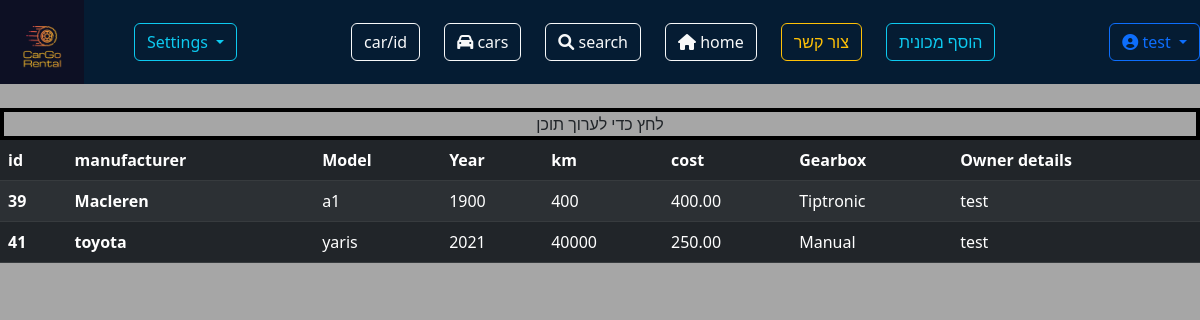
The app's page /cars_own (signed in) with its own data.
### my_app/models.py (models this page shows, shortened)
class Person(AbstractUser):
    person_id = models.CharField(max_length=255, unique=True, null=True, blank=True)
    phone_number = models.BigIntegerField(null=True, blank=True)
    city = models.CharField(max_length=255,null=True, blank=True)
    age = models.PositiveIntegerField(null=True, blank=True)
    groups = models.ManyToManyField(
        'auth.Group',
        blank=True,
        related_name='person_set',
        related_query_name='person',
    )
    user_permissions = models.ManyToManyField(
        'auth.Permission',
        blank=True,
        related_name='person_set',
        related_query_name='person',
    )
    def __str__(self):
        return f"{self.username}"

class Car(models.Model):
    plate_id = models.CharField(unique=True, max_length=255)
    manufacturer = models.CharField(max_length=255)
    model = models.CharField(max_length=255)
    year = models.PositiveIntegerField()
    km = models.PositiveIntegerField()
    cost = models.DecimalField(max_digits=10, decimal_places=2)
    gearbox = models.CharField(max_length=255)
    owner = models.ForeignKey(Person, on_delete=models.CASCADE)

### my_app/views.py (the view)
# urls.py: path('cars_own', views.owner_cars, name = 'cars_own'),
@login_required
def owner_cars(request):
    user = request.user
    cars = Car.objects.filter(owner__id = user.id)
    return render(request=request, template_name='owner_cars.html', context={'cars': cars})

### my_app/templates/owner_cars.html
{% extends 'base.html' %}
{% load static %}
{% block content %}
    {%if cars%}
    <div style="text-align: center; border: solid black 4px;"> לחץ כדי לערוך תוכן</div>
    <div>
        <table class="table table-dark table-striped table table-hover">
            <thead>
              <tr>
                <th scope="col">id</th>
                <th scope="col">manufacturer</th>
                <th scope="col">Model</th>
                <th scope="col">Year</th>
                <th scope="col">km</th>
                <th scope="col">cost</th>
                <th scope="col">Gearbox</th>
                <th scope="col">Owner details</th>
              </tr>
            </thead>
            <tbody>
    {% for car in cars %}
    <tr onclick="window.location = '{% url 'update_cars' car.id %}'">
        <th scope="row">{{car.id}}</th>
        <th>{{car.manufacturer}}</th>
        <td>{{car.model}}</td>
        <td>{{car.year}}</td>
        <td>{{car.km}}</td>
        <td>{{car.cost}}</td>
        <td>{{car.gearbox}}</td>
        <td>{{car.owner}}</td>
      </tr>
    {% endfor %}
    {% endif %}
{% endblock content %}

### my_app/templates/base.html (shortened to what this page needs)
{% load static %}
<!DOCTYPE html>
<html>
<head>
    <link rel="stylesheet" href="https://cdn.jsdelivr.net/npm/bootstrap@5.2.3/dist/css/bootstrap.min.css">
    <link rel="stylesheet" href="https://cdnjs.cloudflare.com/ajax/libs/font-awesome/6.0.0-beta3/css/all.min.css" />
    <link rel="stylesheet" href="{%static '/css/style.css'%}">
</head>
<body style="background-color: #a6a6a6; overflow-x:hidden;">
    <div class="options-bar">
      <div class="left-buttons">
        <img src="{%static '/photos/CARGOLOGO.png'%}" width="84">
      <div class="btn-group">
          <button type="button" class="btn btn-outline-info dropdown-toggle" data-toggle="dropdown" aria-haspopup="true" aria-expanded="false">
            Settings
          </button>
        </div>
      </div>
      <div class="middle-buttons">
        <a class="btn btn-outline-light" href="{% url 'carid' %}"> car/id </a>
        <a class="btn btn-outline-light" href="/cars">   <i class="fas fa-car"></i> cars </a>
        <a class="btn btn-outline-light" href="/search"> <i class="fa-sharp fa-solid fa-magnifying-glass"></i> search </a>
        <a class="btn btn-outline-light" href="/base"> <i class="fa-sharp fa-solid fa-house"></i> home </a>
        <a class="btn btn-outline-warning" href="/contact"> צור קשר </a>
        {% if user.is_authenticated %}
        <a class="btn btn-outline-info" href="/car/add"> הוסף מכונית </a>
        {% endif %}
      </div>
      <div class="right-buttons">
        {%if not user.is_authenticated %}
      <a class="btn btn-outline-light"  href="/login"> Log in </a>
      <a class="btn btn-outline-light" href="/signup">Sign up</a>
        {% elif user.is_authenticated %}
        <div class="dropdown">
          <button class="btn btn-outline-primary dropdown-toggle" type="button" id="dropdownMenuButton" data-bs-toggle="dropdown" aria-expanded="false">
            <i class="fa-duotone fa-circle-user fa"></i> {{user.username}}
          </button>
        </div>
        {% endif %}
    </div>
     </div>
<br>
   {% block content%}
   {% endblock content%}
</body>
</html>

### my_app/static/css/style.css (style rules this page uses)
.options-bar { display: flex; justify-content: space-between; align-items: center; background-color: #051c33 ; }
.left-buttons { display: flex; align-items: center; }
.left-buttons img { margin-right: 50px; }
.middle-buttons { flex-grow: 1; display: flex; justify-content: center; gap: 24px; }
.right-buttons { display: flex; align-items: center; margin-left: auto; }

### records on screen
Person: username "test"
Car: id "39", manufacturer "Macleren", model "a1", year "1900", km "400", cost "400.00", gearbox "Tiptronic", owner "test"
Car: id "41", manufacturer "toyota", model "yaris", year "2021", km "40000", cost "250.00", gearbox "Manual", owner "test"
